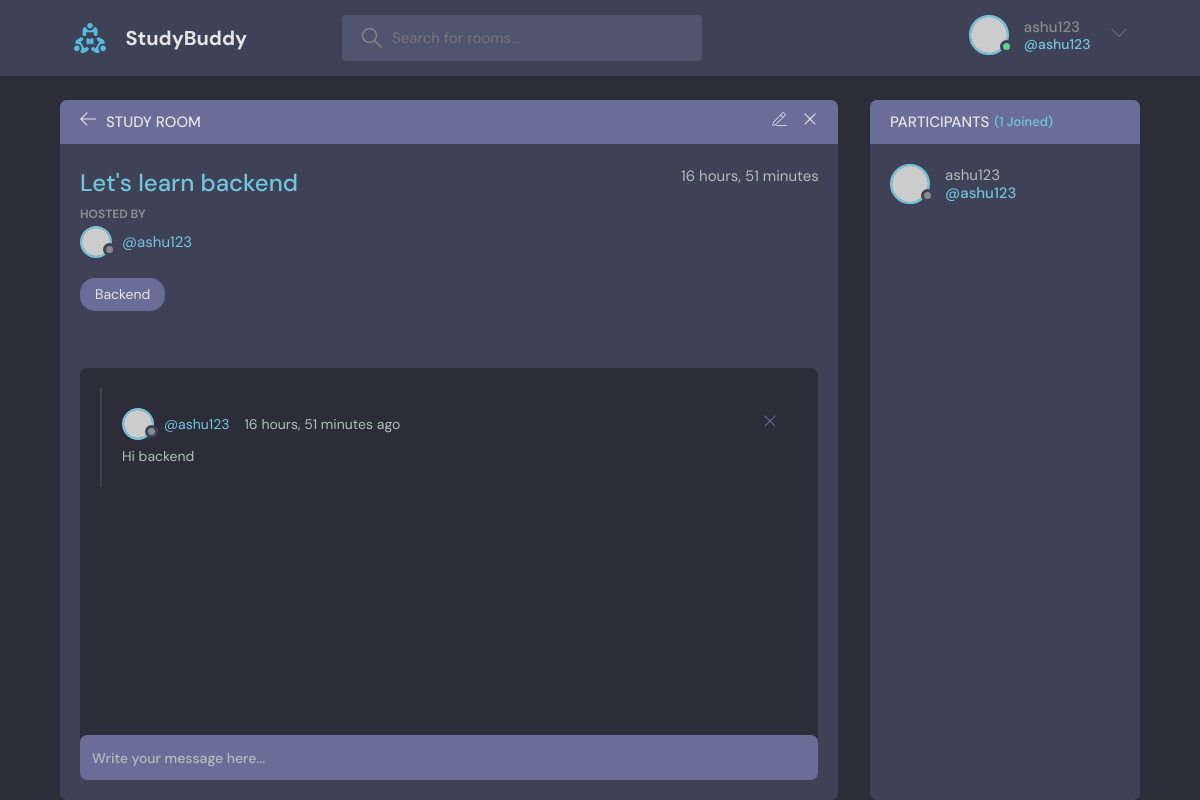
The page /room/25/ (signed in) on the database as committed earlier.
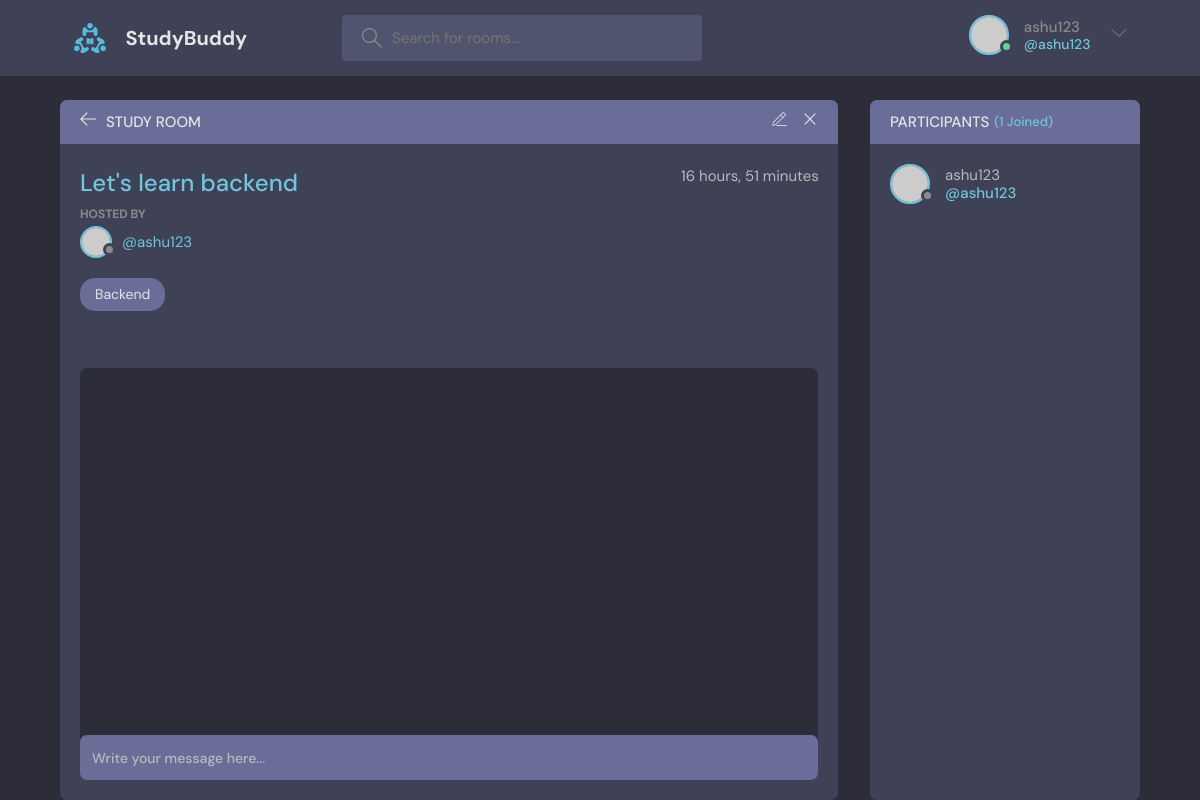
The same page on the database as committed later.
### base/models.py (models this page shows, shortened)
class Message(models.Model):
    user = models.ForeignKey(User, on_delete=models.CASCADE)
    room = models.ForeignKey(Room, on_delete=models.CASCADE)
    body = models.TextField()
    updated = models.DateTimeField(auto_now=True)
    created = models.DateTimeField(auto_now_add=True)
    class Meta:
        ordering = ['-updated', '-created']

### base/views.py (the view, shortened to what this page needs)
# urls.py: path('room/<str:pk>/', views.room, name='room'),
def room(request, pk):
    room = Room.objects.get(id=pk)
    room_messages = room.message_set.all().order_by('-created')
    room_participants = room.participants.all()
    context = {'room': room, 'room_messages': room_messages, 'room_participants': room_participants}
    return render(request, 'base/room.html', context)

### base/templates/base/room.html (shortened to what the changed rows need)
{% extends 'main.html' %}
{% block content %}
    <main class="profile-page layout layout--2">
      <div class="container">
        <div class="room">
          <div class="room__box scroll">
            <div class="room__conversation">
              <div class="threads scroll">
                {% for message in room_messages %}
                <div class="thread">
                  <div class="thread__top">
                    <div class="thread__author">
                      <a href="{% url 'profile' message.user.id%}" class="thread__authorInfo">
                        <div class="avatar avatar--small">
                          <img src="https://randomuser.me/api/portraits/men/37.jpg" />
                        </div>
                        <span>@{{message.user.username}}</span>
                      </a>
                      <span class="thread__date">{{message.created|timesince}} ago</span>
                    </div>
                    {% if request.user == message.user %}
                    <a href="{% url 'delete-message' message.id %}">
                    <div class="thread__delete">
                      <svg version="1.1" xmlns="http://www.w3.org/2000/svg" width="32" height="32" viewBox="0 0 32 32">
                        <title>remove</title>
                        <path
                          d="M27.314 6.019l-1.333-1.333-9.98 9.981-9.981-9.981-1.333 1.333 9.981 9.981-9.981 9.98 1.333 1.333 9.981-9.98 9.98 9.98 1.333-1.333-9.98-9.98 9.98-9.981z"
                        ></path>
                      </svg>
                    </div>
                    </a>
                    {% endif %}
                  </div>
                  <div class="thread__details">
                    {{message.body}}
                  </div>
                </div>
                {% endfor %}
              </div>
            </div>
          </div>
          {% if request.user.is_authenticated %}
        </div>
        {% endif %}
        <div class="participants">
          <div class="participants__list scroll">
            {% for user in room_participants %}
            <a href="{% url 'profile' user.id %}" class="participant">
              <div class="avatar avatar--medium">
                <img src="https://randomuser.me/api/portraits/men/37.jpg" />
              </div>
              <p>
                {{user.username}}
                <span>@{{user.username}}</span>
              </p>
            </a>
            {% endfor %}
          </div>
        </div>
      </div>
    </main>
{% endblock %}

### templates/navbar.html (shortened to what this page needs)
{% load static %}
<header class="header header--loggedIn">
    <div class="container">
      <a href="{% url 'home' %}" class="header__logo">
        <img src="{% static 'images/logo.svg' %}"/>
        <h1>StudyBuddy</h1>
      </a>
      <form class="header__search" method='GET' action="{% url 'home' %}">
        <label>
          <input name='q' placeholder="Search for rooms..." />
        </label>
      </form>
      <nav class="header__menu">
        {% if request.user.is_authenticated %}
        <div class="header__user">
          <a href="{% url 'profile' request.user.id %}">
            <div class="avatar avatar--medium active">
              <img src="https://randomuser.me/api/portraits/men/37.jpg" />
            </div>
            <p>{{request.user.username}}<span>@{{request.user.username}}</span></p>
          </a>
          <button class="dropdown-button">
            <svg version="1.1" xmlns="http://www.w3.org/2000/svg" width="32" height="32" viewBox="0 0 32 32">
              <title>chevron-down</title>
              <path d="M16 21l-13-13h-3l16 16 16-16h-3l-13 13z"></path>
            </svg>
          </button>
        </div>
        {% else %}
        <a href="{% url 'login' %}">
          <img src="{% static 'images/avatar.svg' %}" />
          <p>Login</p>
        </a>
        {% endif %}
      </nav>
    </div>
  </header>

Rows that differ between the two databases and show on the page:
removed Message: user.username "ashu123", created "16 hours, 51 minutes", body "Hi backend"
